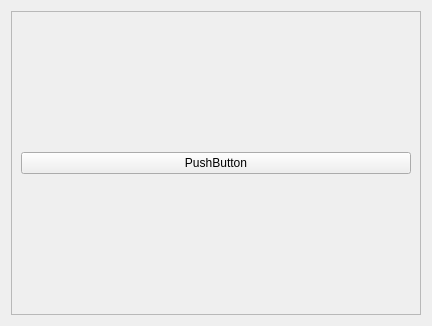
<?xml version="1.0" encoding="UTF-8"?>
<ui version="4.0">
 <class>Form</class>
 <widget class="QWidget" name="Form">
  <property name="geometry">
   <rect>
    <x>0</x>
    <y>0</y>
    <width>432</width>
    <height>326</height>
   </rect>
  </property>
  <property name="sizePolicy">
   <sizepolicy hsizetype="MinimumExpanding" vsizetype="MinimumExpanding">
    <horstretch>0</horstretch>
    <verstretch>0</verstretch>
   </sizepolicy>
  </property>
  <property name="windowTitle">
   <string>Form</string>
  </property>
  <layout class="QGridLayout" name="gridLayout">
   <item row="0" column="0">
    <widget class="QScrollArea" name="scroll_area">
     <property name="sizePolicy">
      <sizepolicy hsizetype="MinimumExpanding" vsizetype="MinimumExpanding">
       <horstretch>0</horstretch>
       <verstretch>0</verstretch>
      </sizepolicy>
     </property>
     <property name="maximumSize">
      <size>
       <width>16777153</width>
       <height>16777215</height>
      </size>
     </property>
     <property name="sizeAdjustPolicy">
      <enum>QAbstractScrollArea::AdjustToContents</enum>
     </property>
     <property name="widgetResizable">
      <bool>true</bool>
     </property>
     <property name="alignment">
      <set>Qt::AlignCenter</set>
     </property>
     <widget class="QWidget" name="scroll_area_contents">
      <property name="geometry">
       <rect>
        <x>0</x>
        <y>0</y>
        <width>412</width>
        <height>306</height>
       </rect>
      </property>
      <property name="sizePolicy">
       <sizepolicy hsizetype="MinimumExpanding" vsizetype="MinimumExpanding">
        <horstretch>0</horstretch>
        <verstretch>0</verstretch>
       </sizepolicy>
      </property>
      <layout class="QVBoxLayout" name="verticalLayout">
       <item>
        <widget class="QPushButton" name="pushButton">
         <property name="text">
          <string>PushButton</string>
         </property>
        </widget>
       </item>
      </layout>
     </widget>
    </widget>
   </item>
  </layout>
 </widget>
 <resources/>
 <connections/>
</ui>
